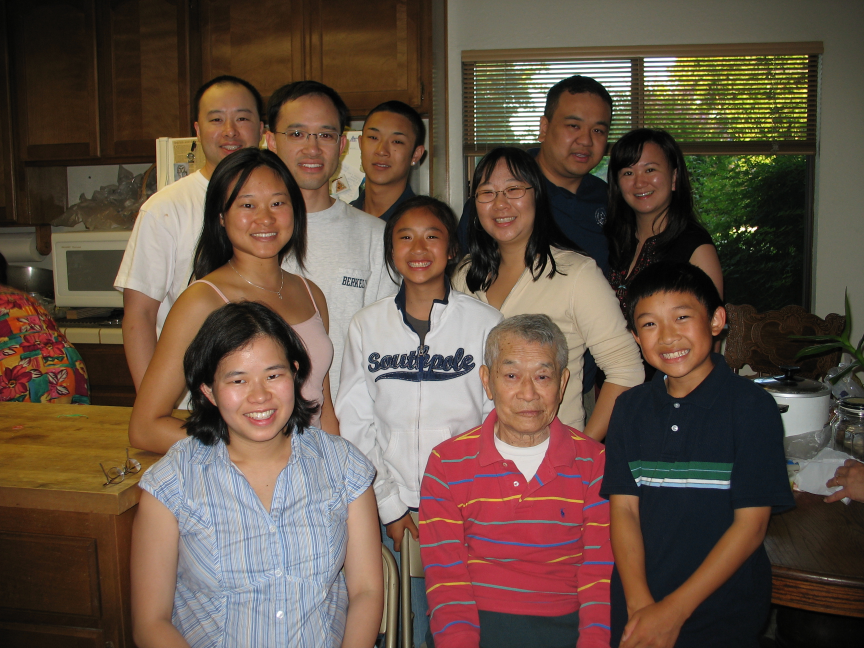
#> input picture IMG_0973.JPG, 2592 x 1944 px (shown at 1/3 size)
$ python basictransformations.py
#> lines starting #> are read from the running program, lines starting #| are printed output that depends on the picture
from PIL import Image

family = Image.open("IMG_0973.JPG")
#> family is the input picture: PIL image 2592x1944 RGB; mean R, G, B 99.9, 80.8, 67.8

#resize image.  New dimensions.  In this case, 50% smaller from original.
square_family = family.resize((1296, 972))

#flip image. Image.FLIP_LEFT_RIGHT or Image.FLIP_TOP_BOTTOM
flip_family = family.transpose(Image.FLIP_LEFT_RIGHT)
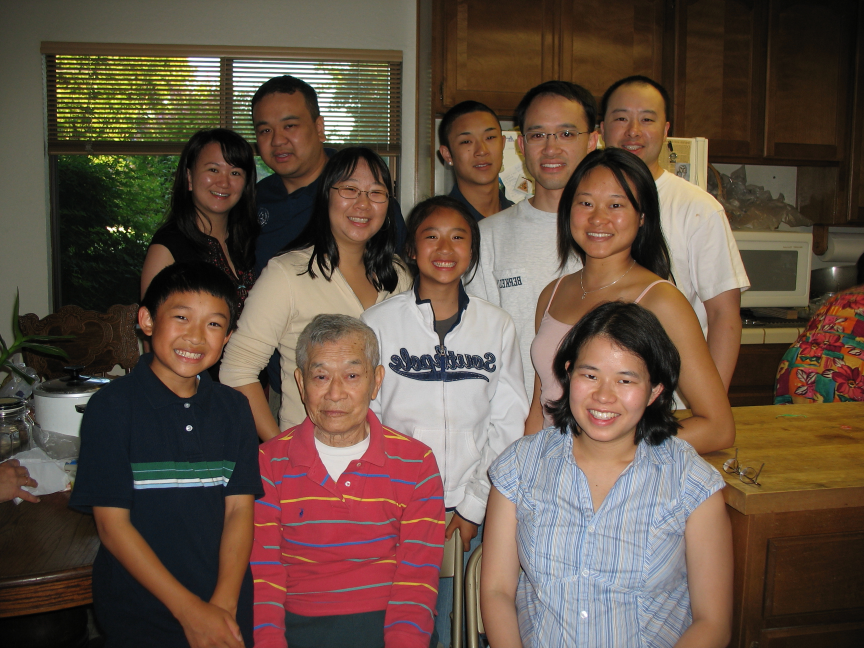
#> flip_family: PIL image 2592x1944 RGB (shown at 1/3 size); mean R, G, B 99.9, 80.8, 67.8

#rotate.  Image.ROTATE_180, Image.ROTATE_270, or Image.ROTATE_90
rotate_family = family.transpose(Image.ROTATE_90)
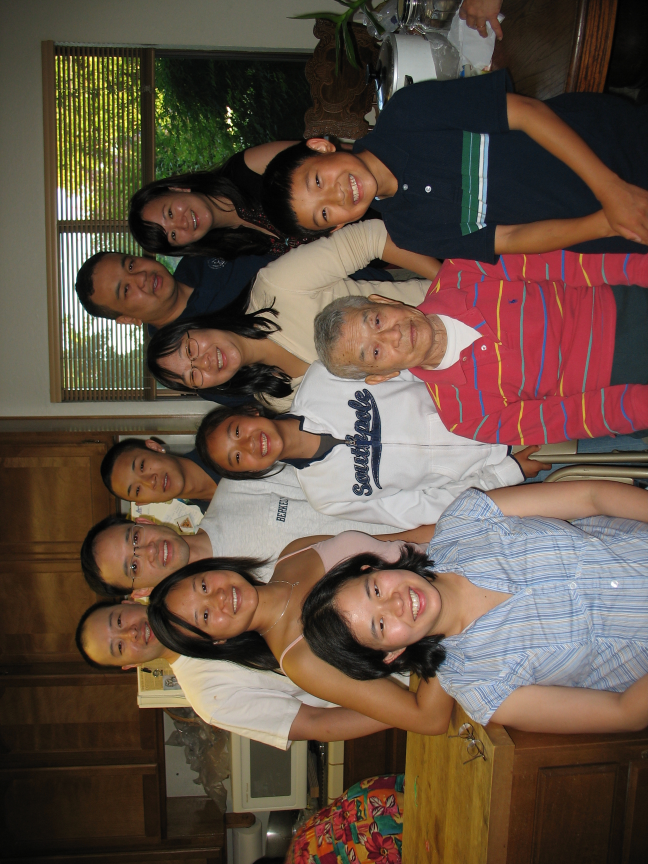
#> rotate_family: PIL image 1944x2592 RGB (shown at 1/3 size); mean R, G, B 99.9, 80.8, 67.8

family.show()
square_family.show()
flip_family.show()
rotate_family.show()

$ run again, with 626.jpg copied over IMG_0973.JPG
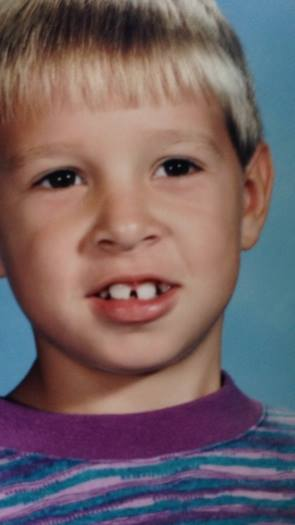
#> input picture 626.jpg, 295 x 525 px
#> family is the input picture: PIL image 295x525 RGB; mean R, G, B 114.8, 97.7, 100.9
#> `flip_family = family.transpose(Image.FLIP_LEFT_RIGHT)`:
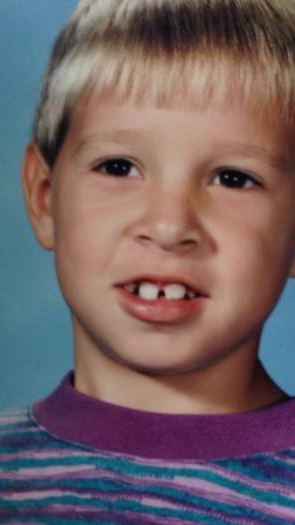
#> flip_family: PIL image 295x525 RGB; mean R, G, B 114.8, 97.7, 100.9
#> `rotate_family = family.transpose(Image.ROTATE_90)`:
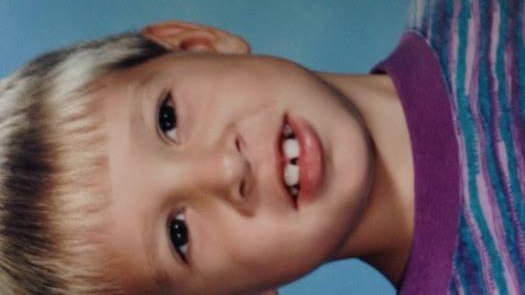
#> rotate_family: PIL image 525x295 RGB; mean R, G, B 114.8, 97.7, 100.9

$ run again, with IMG_4990original.JPG copied over IMG_0973.JPG
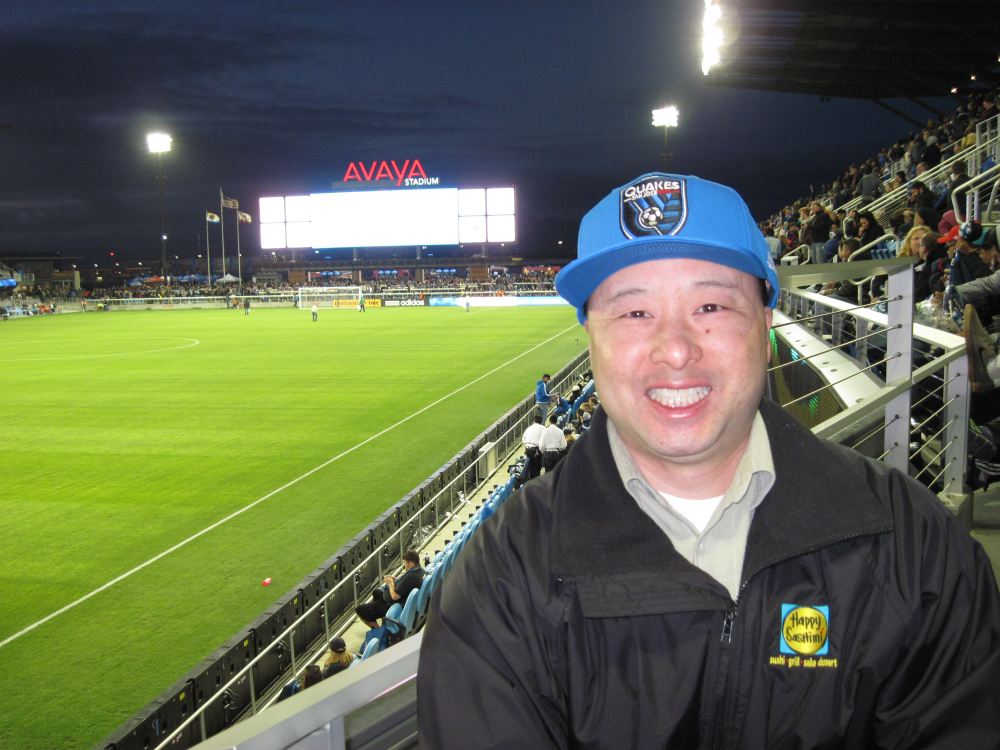
#> input picture IMG_4990original.JPG, 4000 x 3000 px (shown at 1/4 size)
#> family is the input picture: PIL image 4000x3000 RGB; mean R, G, B 95.1, 103.5, 78.8
#> `flip_family = family.transpose(Image.FLIP_LEFT_RIGHT)`:
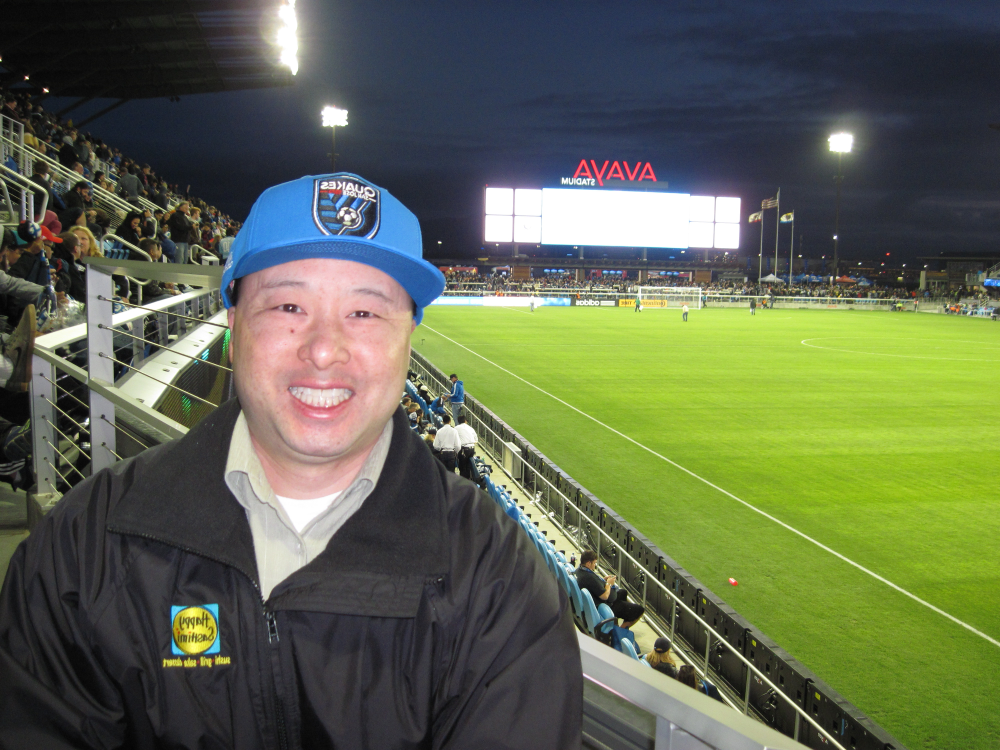
#> flip_family: PIL image 4000x3000 RGB (shown at 1/4 size); mean R, G, B 95.1, 103.5, 78.8
#> `rotate_family = family.transpose(Image.ROTATE_90)`:
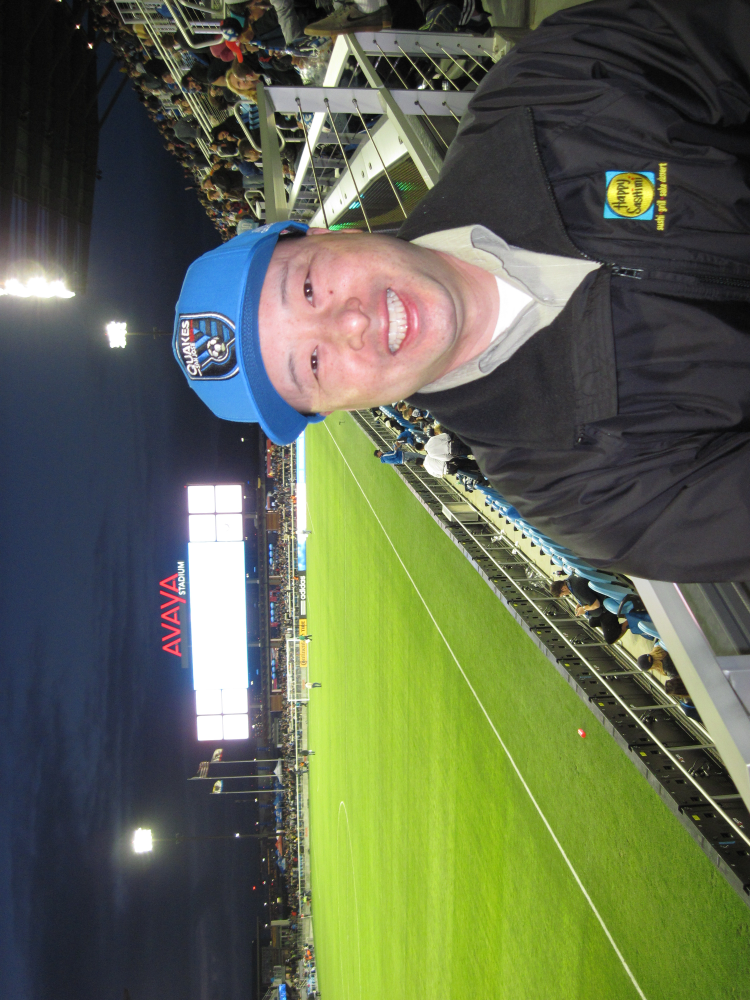
#> rotate_family: PIL image 3000x4000 RGB (shown at 1/4 size); mean R, G, B 95.1, 103.5, 78.8
